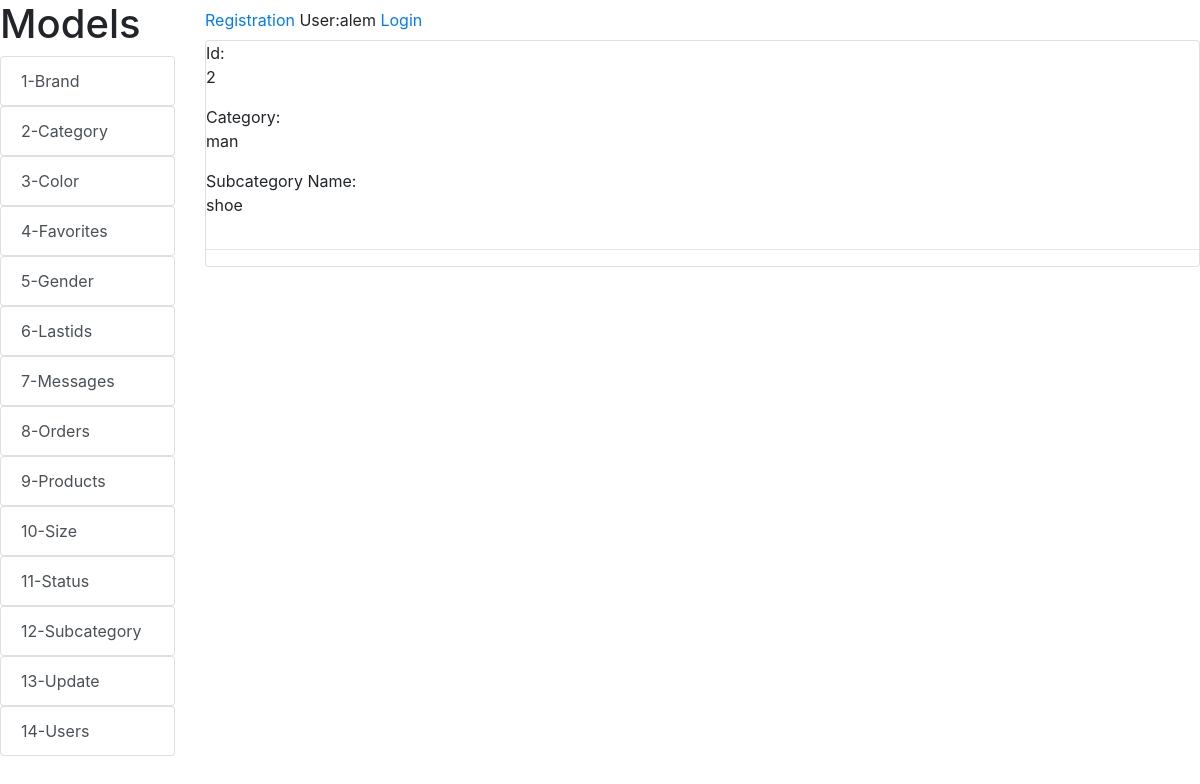
/subcategory/ (signed in), run on the app's committed database.
### alemsite/models.py (models this page shows, shortened)
class UserAlem(AbstractUser):
   phone = models.IntegerField(null=True)
   surname = models.TextField(max_length=100, default='')

class Subcategory(models.Model):
    category = models.ForeignKey('Category', on_delete=models.CASCADE, related_name='subcategory', default='')
    name = models.CharField(max_length=150,)

class Category(models.Model):
    ai = models.CharField(max_length=100)
    name = models.CharField(max_length=100)
    photo = models.ImageField(upload_to='Category/%Y/%m/%d')
    def __str__(self):
        return f'{self.ai} '

### alemsite/views.py (the view)
# urls.py: path('subcategory/', subcategory, name='subcategory'),
def subcategory(request):
    subcategory = Subcategory.objects.all()
    return render(request, 'subcategory/subcategory.html', {'subcategory':subcategory})

### alemsite/templates/subcategory/subcategory.html
{% extends 'index.html'%}
{% block content %}
    {% for item in subcategory %}
        Id:
        <p>{{ item.id }}</p>
        Category:
        <p>{{ item.category }}</p>
        Subcategory Name:
    <p>{{ item.name }}</p>
        <hr>
    {% endfor %}
{% endblock %}

### alemsite/templates/index.html (shortened to what this page needs)
<!DOCTYPE html>
{% load static %}
<html lang="en">
<head>
    <link rel="stylesheet" href="{% static 'css/bootstrap.css' %}">
    <link rel="stylesheet" href="{% static 'css/bootstrap.min.css' %}">
    <link rel="stylesheet" href="{% static 'css/bootstrap-grid.css' %}">
    <link rel="stylesheet" href="{% static 'css/bootstrap-grid.min.css' %}">
    <link rel="stylesheet" href="{% static 'css/bootstrap-reboot.css' %}">
    <link rel="stylesheet" href="{% static 'css/bootstrap-reboot.min.css' %}">
    <link rel="stylesheet" href="{% static 'css/main-stylesheet' %}">
</head>
<body>
<div class="row">
<div class="col-md-2">
<h1>Models</h1>
<div class="list-group"><a href="{% url 'brand' %}" class="list-group-item list-group-item-action">1-Brand</a></div>
<div class="list-group"><a href="{% url 'category' %}" class="list-group-item list-group-item-action">2-Category</a></div>
<div class="list-group"><a href="{% url 'color' %}" class="list-group-item list-group-item-action">3-Color</a></div>
<div class="list-group"><a href="{% url 'favlist' %}" class="list-group-item list-group-item-action">4-Favorites</a></div>
<div class="list-group"><a href="{% url 'gender' %}" class="list-group-item list-group-item-action">5-Gender</a></div>
<div class="list-group"><a href="{% url 'lastids' %}" class="list-group-item list-group-item-action">6-Lastids</a></div>
<div class="list-group"><a href="{% url 'messages' %}" class="list-group-item list-group-item-action">7-Messages</a></div>
<div class="list-group"><a href="{% url 'orderlist' %}" class="list-group-item list-group-item-action">8-Orders</a></div>
<div class="list-group"><a href="{% url 'cat' %}" class="list-group-item list-group-item-action">9-Products</a></div>
<div class="list-group"><a href="{% url 'size' %}" class="list-group-item list-group-item-action">10-Size</a></div>
<div class="list-group"><a href="{% url 'status' %}" class="list-group-item list-group-item-action">11-Status</a></div>
<div class="list-group"><a href="{% url 'subcategory' %}" class="list-group-item list-group-item-action">12-Subcategory</a></div>
<div class="list-group"><a href="#" class="list-group-item list-group-item-action">13-Update</a></div>
<div class="list-group"><a href="{% url 'user' %}" class="list-group-item list-group-item-action">14-Users</a></div>
</div>
<div class="col-md-10">
<span class="navbar-text">
    <a href="{% url 'userRegister' %}">Registration     </a>
    {% if request.user.is_authenticated %}
        User:{{ user.username }}
    {% endif %}
</span>
<span class="navbar-text">
    <a href="{% url 'userLogin' %}">Login     </a>
</span>
<div class="card mb-3">
    {% block content %}Content{% endblock %}
</div>
</div>
</div>
</body>
</html>

### data on the page
UserAlem: username "alem"
Subcategory: id "2", category "man", name "shoe"
